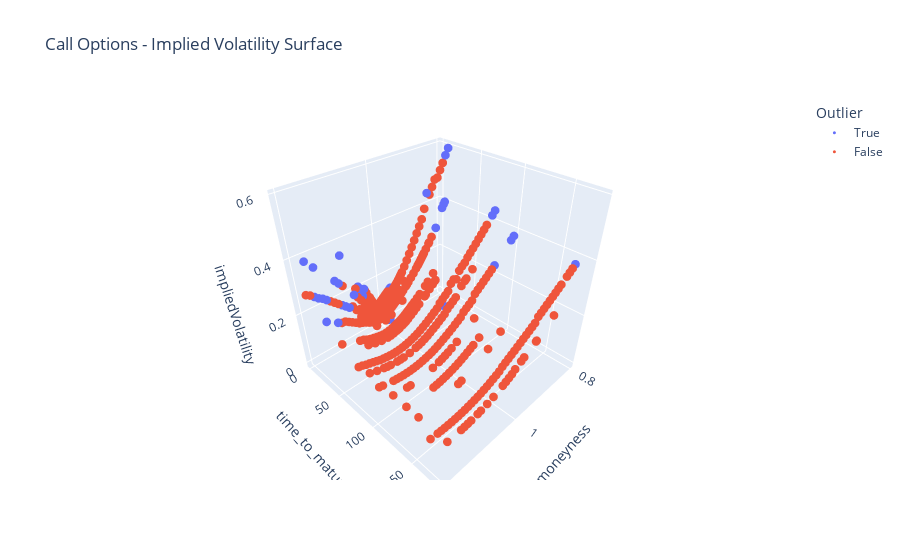
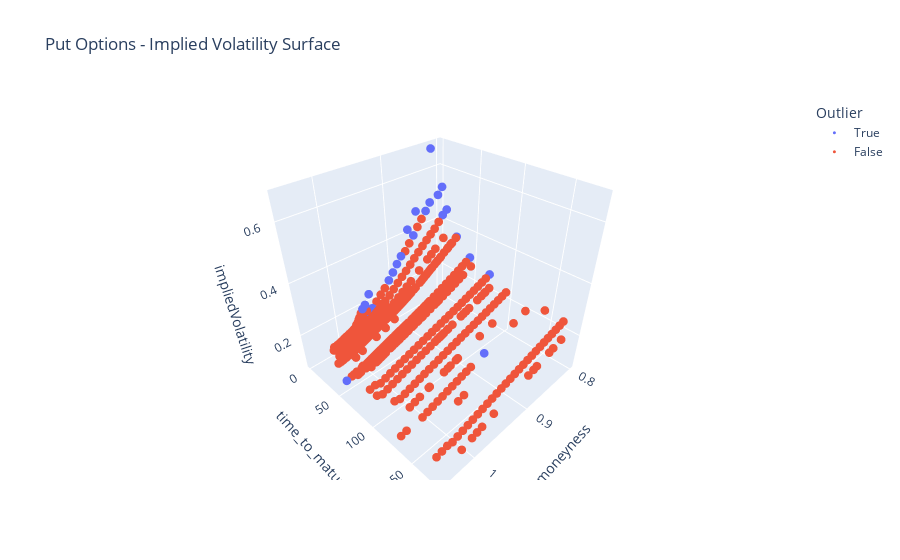

Write notebook code for charts like these, in order.
### Code cell
# Plot for calls
fig_calls = px.scatter_3d(
    calls_df,
    x="moneyness", 
    y="time_to_maturity",   
    z="impliedVolatility",  
    color="Outlier",
    hover_data=["contractSymbol","Outlier"],
    title="Call Options - Implied Volatility Surface",
)

fig_calls.update_traces(marker=dict(size=3))  # Adjust marker size
fig_calls.show()


# # Plot for puts
fig_puts = px.scatter_3d(
    puts_df,
    x="moneyness",  # x-axis (strike price)
    y="time_to_maturity",   # y-axis (time to maturity)
    z="impliedVolatility",  # z-axis (IV)
    color="Outlier",  # Optional: Color by expiration date
    hover_data="contractSymbol",
    title="Put Options - Implied Volatility Surface"
)
fig_puts.update_traces(marker=dict(size=3))
fig_puts.show()

### Figure 1 — Plotly figure (JSON) as saved in the notebook; plotly's stock layout.template omitted (floating-point values rounded to 4 significant figures; data arrays with more than 128 entries replaced by an {"elided": "..."} marker saying what was removed)
{"data": [{"customdata": [["SPY250106C00580000", true], ["SPY250106C00583000", true], ["SPY250106C00585000", true], ["SPY250106C00620000", true], ["SPY250106C00650000", true], ["SPY250107C00630000", true], ["SPY250108C00625000", true], ["SPY250109C00630000", true], ["SPY250110C00580000", true], ["SPY250110C00582000", true], ["SPY250110C00640000", true], ["SPY250110C00660000", true], ["SPY250110C00665000", true], ["SPY250110C00690000", true], ["SPY250110C00700000", true], ["SPY250117C00475000", true], ["SPY250117C00480000", true], ["SPY250117C00515000", true], ["SPY250117C00655000", true], ["SPY250117C00660000", true], ["SPY250117C00665000", true], ["SPY250117C00685000", true], ["SPY250117C00690000", true], ["SPY250117C00695000", true], ["SPY250117C00700000", true], ["SPY250131C00500000", true], ["SPY250131C00501000", true], ["SPY250131C00502000", true], ["SPY250131C00505000", true], ["SPY250131C00517000", true], ["SPY250131C00685000", true], ["SPY250131C00700000", true], ["SPY250321C00475000", true], ["SPY250321C00480000", true], ["SPY250417C00480000", true], ["SPY250417C00485000", true], ["SPY250417C00515000", true], ["SPY250620C00475000", true]], "hovertemplate": "Outlier=%{customdata[1]}<br>moneyness=%{x}<br>time_to_maturity=%{y}<br>impliedVolatility=%{z}<br>contractSymbol=%{customdata[0]}<extra></extra>", "legendgroup": "True", "marker": {"color": "#636efa", "size": 3, "symbol": "circle"}, "mode": "markers", "name": "True", "scene": "scene", "showlegend": true, "type": "scatter3d", "x": [0.9798, 0.9849, 0.9883, 1.047, 1.098, 1.064, 1.056, 1.064, 0.9798, 0.9832, 1.081, 1.115, 1.123, 1.166, 1.183, 0.8024, 0.8109, 0.87, 1.107, 1.115, 1.123, 1.157, 1.166, 1.174, 1.183, 0.8447, 0.8464, 0.848, 0.8531, 0.8734, 1.157, 1.183, 0.8024, 0.8109, 0.8109, 0.8193, 0.87, 0.8024], "y": [1, 1, 1, 1, 1, 2, 3, 4, 5, 5, 5, 5, 5, 5, 5, 12, 12, 12, 12, 12, 12, 12, 12, 12, 12, 26, 26, 26, 26, 26, 26, 26, 75, 75, 102, 102, 102, 166], "z": [1e-05, 1e-05, 0.06153, 0.1875, 0.3516, 0.2109, 0.168, 0.1934, 0.1494, 0.1454, 0.1953, 0.2656, 0.2813, 0.3594, 0.3906, 0.593, 0.5718, 0.4651, 0.1758, 0.1875, 0.1992, 0.2461, 0.2578, 0.2656, 0.2774, 0.4373, 1e-05, 0.4302, 0.419, 0.355, 0.1836, 0.209, 0.4397, 0.4268, 0.387, 0.3767, 0.3165, 0.3721]}, {"customdata": {"elided": "579x2 mixed values"}, "hovertemplate": "Outlier=%{customdata[1]}<br>moneyness=%{x}<br>time_to_maturity=%{y}<br>impliedVolatility=%{z}<br>contractSymbol=%{customdata[0]}<extra></extra>", "legendgroup": "False", "marker": {"color": "#EF553B", "size": 3, "symbol": "circle"}, "mode": "markers", "name": "False", "scene": "scene", "showlegend": true, "type": "scatter3d", "x": {"elided": "579 float values"}, "y": {"elided": "579 int values"}, "z": {"elided": "579 float values"}}], "layout": {"legend": {"title": {"text": "Outlier"}, "tracegroupgap": 0}, "scene": {"domain": {"x": [0, 1], "y": [0, 1]}, "xaxis": {"title": {"text": "moneyness"}}, "yaxis": {"title": {"text": "time_to_maturity"}}, "zaxis": {"title": {"text": "impliedVolatility"}}}, "title": {"text": "Call Options - Implied Volatility Surface"}}}

### Figure 2 — Plotly figure (JSON) as saved in the notebook; plotly's stock layout.template omitted (floating-point values rounded to 4 significant figures; data arrays with more than 128 entries replaced by an {"elided": "..."} marker saying what was removed)
{"data": [{"customdata": [["SPY250106P00485000"], ["SPY250106P00560000"], ["SPY250106P00565000"], ["SPY250106P00568000"], ["SPY250106P00585000"], ["SPY250106P00587000"], ["SPY250106P00589000"], ["SPY250106P00592000"], ["SPY250107P00582000"], ["SPY250107P00584000"], ["SPY250108P00505000"], ["SPY250108P00515000"], ["SPY250108P00590000"], ["SPY250110P00475000"], ["SPY250110P00480000"], ["SPY250110P00490000"], ["SPY250110P00495000"], ["SPY250110P00510000"], ["SPY250110P00525000"], ["SPY250110P00530000"], ["SPY250110P00535000"], ["SPY250110P00540000"], ["SPY250110P00560000"], ["SPY250110P00565000"], ["SPY250117P00475000"], ["SPY250117P00480000"], ["SPY250131P00474000"], ["SPY250221P00475000"], ["SPY250221P00615000"], ["SPY250321P00475000"], ["SPY250516P00535000"]], "hovertemplate": "Outlier=True<br>moneyness=%{x}<br>time_to_maturity=%{y}<br>impliedVolatility=%{z}<br>contractSymbol=%{customdata[0]}<extra></extra>", "legendgroup": "True", "marker": {"color": "#636efa", "size": 3, "symbol": "circle"}, "mode": "markers", "name": "True", "scene": "scene", "showlegend": true, "type": "scatter3d", "x": [0.8193, 0.946, 0.9545, 0.9595, 0.9883, 0.9916, 0.995, 1.0, 0.9832, 0.9866, 0.8531, 0.87, 0.9967, 0.8024, 0.8109, 0.8278, 0.8362, 0.8616, 0.8869, 0.8953, 0.9038, 0.9122, 0.946, 0.9545, 0.8024, 0.8109, 0.8007, 0.8024, 1.039, 0.8024, 0.9038], "y": [1, 1, 1, 1, 1, 1, 1, 1, 2, 2, 3, 3, 3, 5, 5, 5, 5, 5, 5, 5, 5, 5, 5, 5, 12, 12, 26, 47, 47, 75, 131], "z": [0.6719, 0.2383, 0.2031, 0.1914, 0.09767, 0.09168, 0.08619, 0.08198, 0.1218, 0.1177, 0.4766, 0.4219, 0.1171, 0.5313, 0.5078, 0.4922, 0.4668, 0.3945, 0.3359, 0.3125, 0.2871, 0.2637, 0.1851, 0.167, 0.4531, 0.4385, 0.3604, 0.3046, 0.09519, 0.2759, 0.186]}, {"customdata": {"elided": "527x1 str values"}, "hovertemplate": "Outlier=False<br>moneyness=%{x}<br>time_to_maturity=%{y}<br>impliedVolatility=%{z}<br>contractSymbol=%{customdata[0]}<extra></extra>", "legendgroup": "False", "marker": {"color": "#EF553B", "size": 3, "symbol": "circle"}, "mode": "markers", "name": "False", "scene": "scene", "showlegend": true, "type": "scatter3d", "x": {"elided": "527 float values"}, "y": {"elided": "527 int values"}, "z": {"elided": "527 float values"}}], "layout": {"legend": {"title": {"text": "Outlier"}, "tracegroupgap": 0}, "scene": {"domain": {"x": [0, 1], "y": [0, 1]}, "xaxis": {"title": {"text": "moneyness"}}, "yaxis": {"title": {"text": "time_to_maturity"}}, "zaxis": {"title": {"text": "impliedVolatility"}}}, "title": {"text": "Put Options - Implied Volatility Surface"}}}
